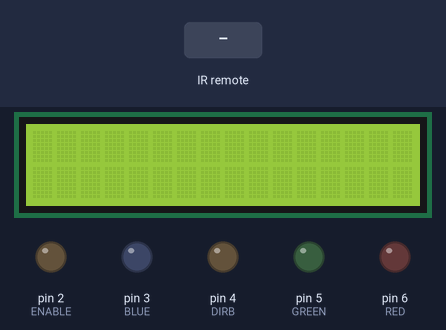
A sketch run on a simulated Arduino Uno, built with avr-gcc and run on an emulated ATmega328P. Shown: 16×2 character LCD, output pins drawn as LEDs (lit = HIGH). Inputs (shaded band) come from the test bench. Pins used as bus, display or sensor lines are not drawn; what the sketch prints to the serial monitor is not drawn.

Above: at 1.2 s.
1.3 s: infrared code 0xFFA25D received
At 1.9 s:
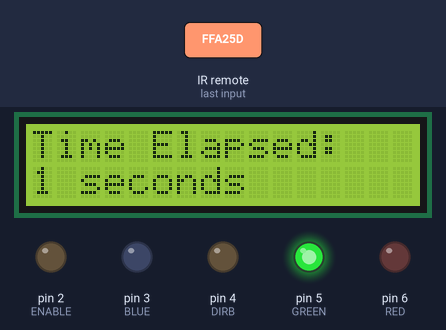
2.8 s: infrared code 0xFFE21D received
At 3.1 s:
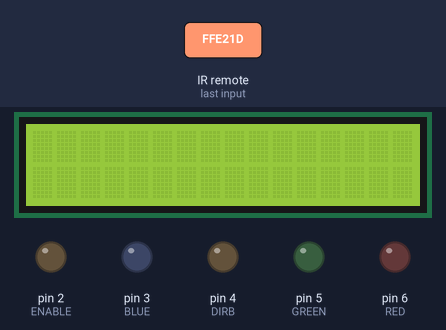
4.3 s: infrared code 0xFF629D received
At 6.3 s:
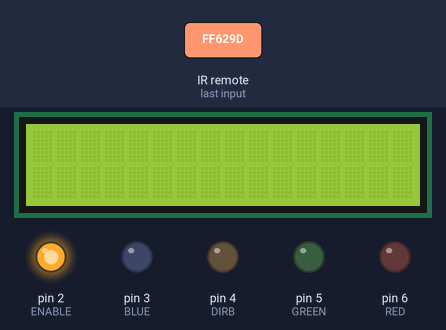
6.8 s: infrared code 0xFFA857 received
At 8.2 s:
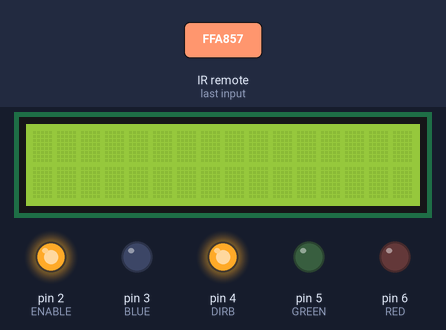
9.3 s: infrared code 0xFFA25D received
At 10.5 s:
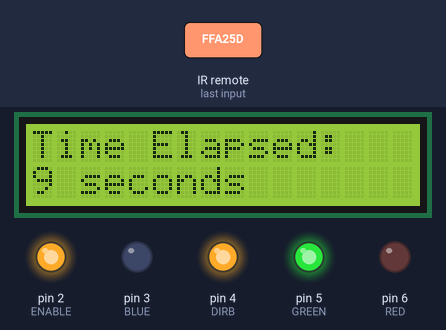
10.8 s: infrared code 0xFFE21D received
At 12.0 s:
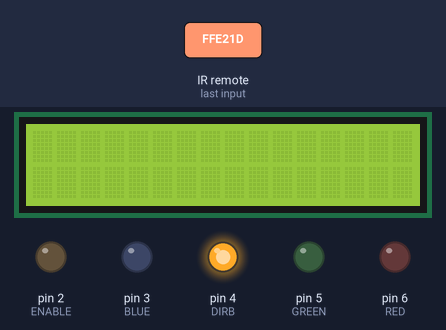
Timing chart, 0 to 32.5 s (numbered marks = the images above; inputs shaded):
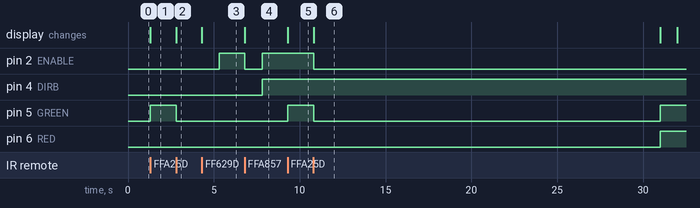

Measured:
- after the input at 1.3 s, pin 5 (GREEN): LOW → HIGH at once; the display: changes at once (image 1)
- after the input at 2.8 s, pin 5 (GREEN): HIGH → LOW at once; the display: changes at once (image 2)
- after the input at 4.3 s, pin 2 (ENABLE): LOW → HIGH after 1.0 s
- after the input at 6.8 s, pin 2 (ENABLE): HIGH → LOW at once, → HIGH 1.0 s later; pin 4 (DIRB): LOW → HIGH after 1.0 s
- after the input at 9.3 s, pin 5 (GREEN): LOW → HIGH at once; the display: changes at once (image 5)
- after the input at 10.8 s, pin 2 (ENABLE): HIGH → LOW at once; pin 5 (GREEN): HIGH → LOW at once, → HIGH 20.2 s later; the display: changes at once (image 6)

The sketch:

KGI_Code.ino
```cpp
#include <LiquidCrystal.h>
#include "IRremote.h"
#define ENABLE 2 // goes to pin 1
#define DIRA 1 //goes to pin 7p
#define DIRB 4
#define BLUE 3
#define GREEN 5
#define RED 6
int receiver = 13; // Signal Pin of IR receiver to Arduino Digital Pin 13
int i;
int Time;
LiquidCrystal lcd(7, 8, 9, 10, 11, 12);
IRrecv irrecv(receiver);     // create instance of 'irrecv'
decode_results results;      // create instance of 'decode_results'
void translateIR() // takes action based on IR code received

// describing Remote IR codes

{

  switch(results.value)

  {
  case 0xFFA25D:
  Serial.println("POWER"); //ON
  display();
  digitalWrite(RED, LOW);
  digitalWrite(GREEN, HIGH);
  digitalWrite(BLUE, LOW);
  break;
  case 0xFFE21D:
  Serial.println("FUNC/STOP"); //OFF
  digitalWrite(ENABLE,LOW);
  lcd.noDisplay();
  digitalWrite(RED, LOW);
  digitalWrite(GREEN, LOW);
  digitalWrite(BLUE, LOW);
  break;
  case 0xFF629D:
  Serial.println("VOL+"); // Forward Direction
  digitalWrite(ENABLE,LOW);
  delay(1000);
  digitalWrite(ENABLE,HIGH);
  digitalWrite(DIRA,HIGH); //one way
  digitalWrite(DIRB,LOW);
  break;
  case 0xFFA857:
  Serial.println("VOL-"); // Backward Direction
  digitalWrite(ENABLE,LOW);
  delay(1000);
  digitalWrite(ENABLE,HIGH);
  digitalWrite(DIRA,LOW);  //reverse
  digitalWrite(DIRB,HIGH);
  break;

  default:
    Serial.println(" other button : ");
    Serial.println(results.value);

  }// End Case
  delay(500); // Do not get immediate repeat
}
void display(){
  lcd.display();
  lcd.setCursor(0,0);
  lcd.print("Time Elapsed:");


}

void setup() {
  // put your setup code here, to run once:
  Serial.begin(9600);
  Serial.println("IR Receiver Button Decode");
  irrecv.enableIRIn(); // Start the Receiver
  pinMode(ENABLE,OUTPUT);
  pinMode(DIRA,OUTPUT);
  pinMode(DIRB,OUTPUT);
  lcd.begin(16, 2);
  pinMode(RED, OUTPUT);
  pinMode(GREEN, OUTPUT);
  pinMode(BLUE, OUTPUT);
  digitalWrite(RED, LOW);
  digitalWrite(GREEN, LOW);
  digitalWrite(BLUE, LOW);
}

void loop() {
Time = (millis()/1000);
if (irrecv.decode(&results)) // have we received an IR signal?

  {
      Time = (millis()/1000);
  // put your main code here, to run repeatedly:
  #define delayTime 10
  lcd.setCursor(0,1);
  lcd.print(Time);
  lcd.print(" seconds");
    translateIR();
    // if received value is up volume, turn on fan, LCD display showing time since turned on.
    // if received value is down volume, turn off fan
    delay(1000);
    irrecv.resume(); // receive the next value
  }
  if ((Time > 30) & (Time < 60))
  {
      lcd.setCursor(0,1);
  lcd.print(Time);
  lcd.print(" seconds");
    digitalWrite(RED, HIGH);
    digitalWrite(GREEN, HIGH);
    digitalWrite(BLUE,LOW);
  }
  if (Time > 60)
  {
      lcd.setCursor(0,1);
  lcd.print(Time);
  lcd.print(" seconds");
    digitalWrite(RED, HIGH);
    digitalWrite(GREEN, LOW);
    digitalWrite(BLUE,LOW);


  }
}
```
